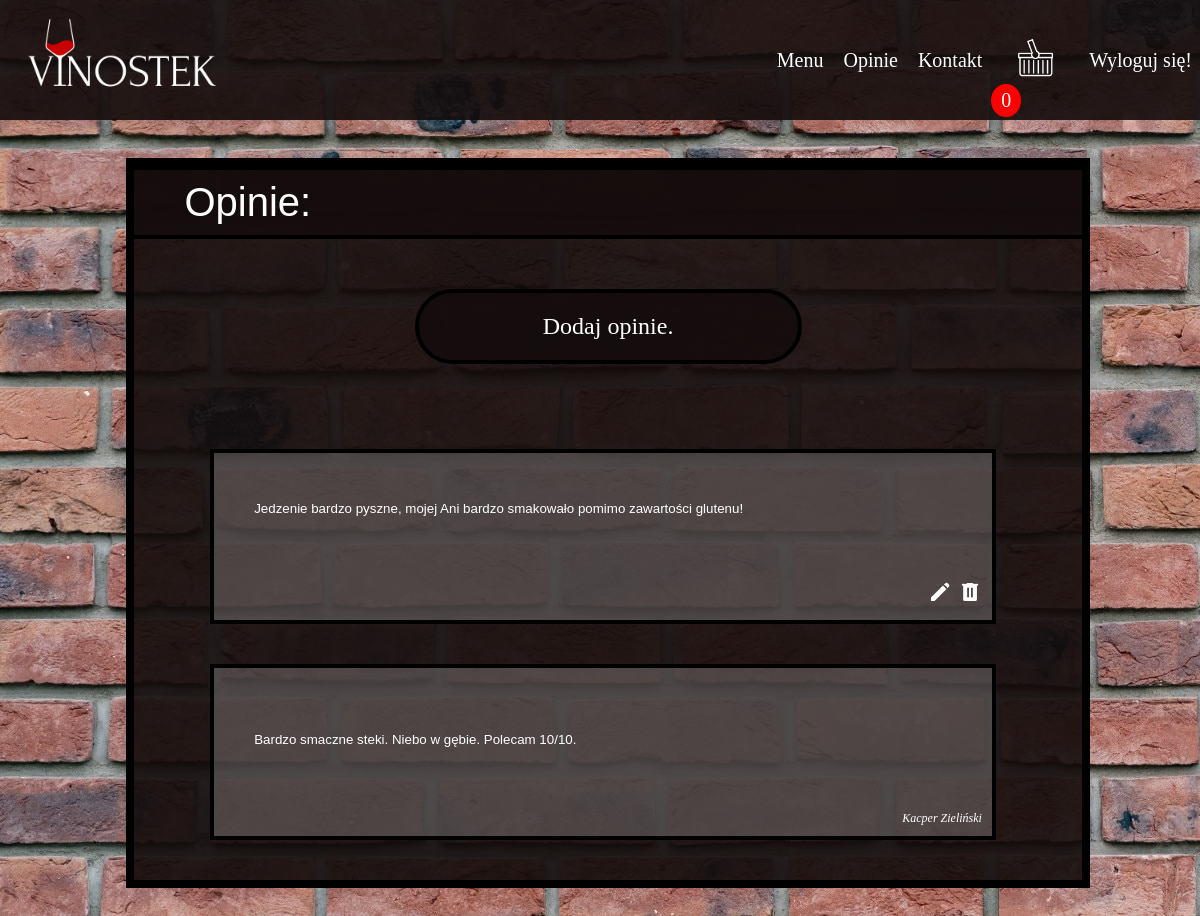
The app's page /RESTAURACJA/opinie.php (signed in) with its own data.
### tables this page shows
CREATE TABLE `opinions` (
  `OpinionID` int(11) NOT NULL,
  `LoginID` int(11) NOT NULL,
  `text` text NOT NULL
);

CREATE TABLE `users` (
  `ID` int(11) NOT NULL,
  `login` text NOT NULL,
  `name` text NOT NULL,
  `surename` text NOT NULL,
  `telephone` int(11) NOT NULL,
  `city` text NOT NULL,
  `email` text NOT NULL,
  `password` text NOT NULL,
  `street` text NOT NULL,
  `building` text NOT NULL,
  `apartament` text NOT NULL
);

### RESTAURACJA/opinie.php (the view, shortened to what this page needs)
<!DOCTYPE HTML>
<html lang="pl">
<head>
    <link rel="stylesheet" href="style.css" type="text/css" />
</head>
<body>
<div id="container">
    <div class="menu">
        <div class="dropdown">
            <a href="menu.php">Menu</a>
            <a href="opinie.php">Opinie</a>
            <a href="kontakt.php">Kontakt</a>
        </div>
        <div id="shop_cart">
            <a href="cart.php" class="notification">
                        <span>
                        <img src="graphic/koszyk.png" alt="koszyk sklepowy" width="75" height="75">
                        </span>
                <span class="badge">
                            <?php
                            $print = $_SESSION['cart_capacity'];
                            echo($print)
                            ?>
                        </span>
            </a>
        </div>
        <a id="a_register" href="logout.php">Wyloguj się!</a>
    </div>
    <div id="logo">
        <a href="http://localhost/RESTAURACJA/index.php"><img src="graphic/logo.png" alt="Logo - VINOSTEK" width="200" height="100"></a>
    </div>
    <div id="menu">
        <div id="top"></div>
        <div id="left_min"></div>
        <div id="center_menu">
            <div id="header">
                <a id="appetizer">Opinie:</a>
            </div>
            <div id="padding">
                <div id="left_frame_op"></div>
                <a href="opinie_add.php">
                    <div id="frame_op">
                        <div id="block">
                            Dodaj opinie.
                        </div>
                    </div>
                </a>
            </div>
            <?php
            require_once "connect.php";
            $connected = new mysqli($host, $db_user, $db_password, $db_name);
            $loginID = $_SESSION['id'];
            if($connected->connect_errno!=0)
            {
                throw new Exception(mysqli_connect_errno());
            }
            else
            {
                $result = $connected->query("SELECT * FROM opinions inner join users on users.ID = opinions.LoginID");
                $how_many = $result->num_rows;
                $opinion = mysqli_fetch_all($result,MYSQLI_ASSOC);
                for($i=0; $i<$how_many; $i++)
                {
                    if($opinion[$i]["LoginID"] == $loginID)
                    {
                        echo
                        '
                        <div id="left_frame"></div>
                        <div id="frame_com">
                            <div id="block">
                                    <div id="com_text">
                                        <input id="opinion" type="text" name="nazwa" value="'; print($opinion[$i]["text"]); echo'" disabled>
                                    </div>
                                    <br/>
                                    <div id="com_edit">
                                    <a href="opinie_edit.php?opinion=';
                                    echo($opinion[$i]["text"]);
                                    echo'&id_op='; echo($opinion[$i]["OpinionID"]); echo'">
                                        <img id="shadow" src="graphic/edit.png" alt="edit" width="24" height="24">
                                    </a>
                                    <a href="opinie_delete.php?id_to_del=';
                                    echo($opinion[$i]["OpinionID"]);
                                    echo'">
                                        <img id="shadow" src="graphic/delete.png" alt="edit" width="24" height="24">
                                    </a>
                                    </div>
                            </div>
                            </a>
                        </div>
                        <div id="right_frame"></div>
                        ';
                    }
                    else
                    {
                        echo
                        '
                        <div id="left_frame"></div>
                        <div id="frame_com">
                            <div id="block">
                                    <div id="com_text">
                                    <br/>
                                    <input id="opinion" type="text" name="nazwa" value="'; print($opinion[$i]["text"]); echo'" disabled>
                                    </div>
                                    <br/>
                                    <div id="description_add_to_cart">
                                    ';
                        print($opinion[$i]["name"]);
                        print($opinion[$i]["surename"]);
                        echo
                        '
                                    </div>
                            </div>
                            </a>
                        </div>
                        <div id="right_frame"></div>
                            ';
                    }
                }
            }
            ?>
        </div>
        <div id="right_min"></div>
    </div>
</div>
</body>
</html>

### RESTAURACJA/style.css (style rules this page uses)
body { background-image: url('brick.jpg'); background-color: #362222; font-family: Verdana; font-size: 16px; color: white; }
input[type="text"], input[type="password"] { color: black; background: white; padding: 8px; border: 2px solid black; border-radius: 5px; }
.menu { float: left; width: 100%; min-height: 120px; top: 0; left: 0; position: fixed; display: flex; flex-direction: row; justify-content: flex-end; align-items: center; background-color:rgba(21, 13, 13, 0.9); }
.menu a { font-size: 20px; color: white; text-decoration: none; padding: 1rem .5rem; }
.dropdown { position: relative; }
.notification { color: white; text-decoration: none; padding: 15px 26px; position: relative; display: inline-block; border-radius: 2px; }
.notification .badge { position: absolute; top: 80px; right: 60px; padding: 5px 10px; border-radius: 50%; background: red; color: white; }
#menu { min-height: 1800px; }
#logo { clear: both; top: 10px; left: 25px; position: fixed; }
#container { margin-left: auto; margin-right: auto; }
#top { clear: both; min-height: 150px; }
#left_min { float: left; min-height: 600px; height: 80%; width: 10%; }
#right_min { float: left; min-height: 600px; height: 80%; width: 10%; }
#center_menu { float: left; text-decoration: none; min-height: 600px; width: 80%; background-color:rgba(21, 13, 13, 0.9); border: 8px solid black; test-align: center; }
#header { clear: both; font-size: 40px; font-family: Arial; padding: 10px 10px 10px 50px; background-color:rgba(21, 13, 13, 0.9); border-bottom:solid black 4px; border-top:solid black 4px; }
#left_frame { float: left; min-width: 8%; min-height: 40px; }
#frame_com { padding: 10px; float: left; width: 80%; margin-left: auto; margin-right: auto; border: 4px solid black; background-color:rgba(255, 255, 255, 0.2); }
#left_frame_op, #right_frame_op { float: left; min-width: 26%; min-height: 100px; padding: 5px; }
#frame_op { float: left; width: 40%; margin-left: auto; margin-right: auto; border: 4px solid black; background-color:rgba(21, 13, 13, 0.9); border-radius: 50px; color: white; padding: 20px; font-size: 24px; }
#right_frame { clear: both; min-width: 8%; min-height: 40px; }
#padding { padding: 50px; margin-left: auto; margin-right: auto; }
#block { text-decoration-line: none; text-align:center; font-size: 24px; color: white; }
#description_add_to_cart { font-size: 12px; text-align: right; font-style: italic; }
#com_edit { float: right; text-align: right; }
#com_edit a { text-decoration: none; }
#opinion { width: 80%; height: 50px; border: none; padding: 20px; background: none; color: white; }
#com_text { padding: 0px 0px 0px 10px; text-align: left; font-size: 14px; }
#a_register:link, #a_register:visited { font-size: 20px; color: white; text-align: center; text-decoration: none; display: inline-block; }

### records on screen
opinions: nazwa "Jedzenie bardzo pyszne, mojej Ani bardzo smakowało pomimo zawartości glutenu!"
opinions: nazwa "Bardzo smaczne steki. Niebo w gębie. Polecam 10/10.", users.name "Kacper", users.surename "Zieliński"

### other values on screen
$print "0"
